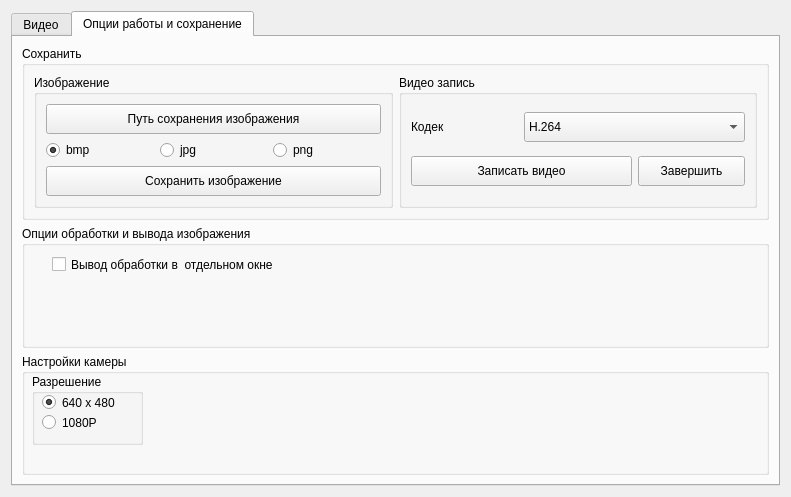
<?xml version="1.0" encoding="UTF-8"?>
<ui version="4.0">
 <class>WebCam</class>
 <widget class="QWidget" name="WebCam">
  <property name="geometry">
   <rect>
    <x>0</x>
    <y>0</y>
    <width>791</width>
    <height>497</height>
   </rect>
  </property>
  <property name="font">
   <font>
    <family>Segoe UI</family>
   </font>
  </property>
  <property name="windowTitle">
   <string>Form</string>
  </property>
  <layout class="QGridLayout" name="gridLayout">
   <item row="0" column="0">
    <widget class="QTabWidget" name="tabWidget">
     <property name="currentIndex">
      <number>1</number>
     </property>
     <widget class="QWidget" name="tab">
      <attribute name="title">
       <string>Видео</string>
      </attribute>
      <layout class="QGridLayout" name="gridLayout_2">
       <item row="0" column="0">
        <widget class="QLabel" name="label">
         <property name="text">
          <string>Video must be here</string>
         </property>
         <property name="alignment">
          <set>Qt::AlignCenter</set>
         </property>
        </widget>
       </item>
      </layout>
     </widget>
     <widget class="QWidget" name="tab_2">
      <attribute name="title">
       <string>Опции работы и сохранение</string>
      </attribute>
      <layout class="QVBoxLayout" name="verticalLayout">
       <item>
        <widget class="QGroupBox" name="groupBox">
         <property name="title">
          <string>Сохранить</string>
         </property>
         <layout class="QHBoxLayout" name="horizontalLayout">
          <item>
           <widget class="QGroupBox" name="groupBox_4">
            <property name="title">
             <string>Изображение</string>
            </property>
            <layout class="QGridLayout" name="gridLayout_3">
             <item row="2" column="1">
              <widget class="QRadioButton" name="rb_jpg">
               <property name="text">
                <string>jpg</string>
               </property>
              </widget>
             </item>
             <item row="2" column="2">
              <widget class="QRadioButton" name="rb_png">
               <property name="text">
                <string>png</string>
               </property>
              </widget>
             </item>
             <item row="2" column="0">
              <widget class="QRadioButton" name="rb_bmp">
               <property name="text">
                <string>bmp</string>
               </property>
               <property name="checked">
                <bool>true</bool>
               </property>
              </widget>
             </item>
             <item row="0" column="0" rowspan="2" colspan="3">
              <widget class="QPushButton" name="pushButton_changeSaveFilePath">
               <property name="minimumSize">
                <size>
                 <width>0</width>
                 <height>30</height>
                </size>
               </property>
               <property name="text">
                <string>Путь сохранения изображения</string>
               </property>
              </widget>
             </item>
             <item row="3" column="0" colspan="3">
              <widget class="QPushButton" name="pushButton">
               <property name="minimumSize">
                <size>
                 <width>0</width>
                 <height>30</height>
                </size>
               </property>
               <property name="text">
                <string>Сохранить изображение</string>
               </property>
              </widget>
             </item>
            </layout>
           </widget>
          </item>
          <item>
           <widget class="QGroupBox" name="groupBox_5">
            <property name="title">
             <string>Видео запись</string>
            </property>
            <layout class="QGridLayout" name="gridLayout_4">
             <item row="0" column="0">
              <widget class="QLabel" name="label_2">
               <property name="text">
                <string>Кодек</string>
               </property>
              </widget>
             </item>
             <item row="0" column="1" colspan="2">
              <widget class="QComboBox" name="comboBox">
               <property name="minimumSize">
                <size>
                 <width>0</width>
                 <height>30</height>
                </size>
               </property>
               <property name="currentText">
                <string>H.264</string>
               </property>
               <property name="currentIndex">
                <number>0</number>
               </property>
               <item>
                <property name="text">
                 <string>H.264</string>
                </property>
               </item>
               <item>
                <property name="text">
                 <string>Motion JPEG</string>
                </property>
               </item>
               <item>
                <property name="text">
                 <string>MPEG-4</string>
                </property>
               </item>
              </widget>
             </item>
             <item row="1" column="0" colspan="2">
              <widget class="QPushButton" name="pushButton_writeVideo">
               <property name="minimumSize">
                <size>
                 <width>0</width>
                 <height>30</height>
                </size>
               </property>
               <property name="text">
                <string>Записать видео</string>
               </property>
              </widget>
             </item>
             <item row="1" column="2">
              <widget class="QPushButton" name="pushButton_stopVideo">
               <property name="minimumSize">
                <size>
                 <width>0</width>
                 <height>30</height>
                </size>
               </property>
               <property name="text">
                <string>Завершить</string>
               </property>
              </widget>
             </item>
            </layout>
           </widget>
          </item>
         </layout>
        </widget>
       </item>
       <item>
        <widget class="QGroupBox" name="groupBox_2">
         <property name="title">
          <string>Опции обработки и вывода изображения</string>
         </property>
         <widget class="QCheckBox" name="checkBox">
          <property name="geometry">
           <rect>
            <x>30</x>
            <y>30</y>
            <width>221</width>
            <height>17</height>
           </rect>
          </property>
          <property name="text">
           <string>Вывод обработки в  отдельном окне</string>
          </property>
         </widget>
        </widget>
       </item>
       <item>
        <widget class="QGroupBox" name="groupBox_3">
         <property name="title">
          <string>Настройки камеры</string>
         </property>
         <widget class="QGroupBox" name="groupBox_6">
          <property name="geometry">
           <rect>
            <x>10</x>
            <y>20</y>
            <width>111</width>
            <height>71</height>
           </rect>
          </property>
          <property name="title">
           <string>Разрешение</string>
          </property>
          <widget class="QRadioButton" name="rb_vga">
           <property name="geometry">
            <rect>
             <x>10</x>
             <y>20</y>
             <width>82</width>
             <height>17</height>
            </rect>
           </property>
           <property name="text">
            <string>640 x 480</string>
           </property>
           <property name="checked">
            <bool>true</bool>
           </property>
          </widget>
          <widget class="QRadioButton" name="rb_1080p">
           <property name="geometry">
            <rect>
             <x>10</x>
             <y>40</y>
             <width>82</width>
             <height>17</height>
            </rect>
           </property>
           <property name="text">
            <string>1080P</string>
           </property>
          </widget>
         </widget>
        </widget>
       </item>
      </layout>
     </widget>
    </widget>
   </item>
  </layout>
 </widget>
 <resources/>
 <connections/>
</ui>
